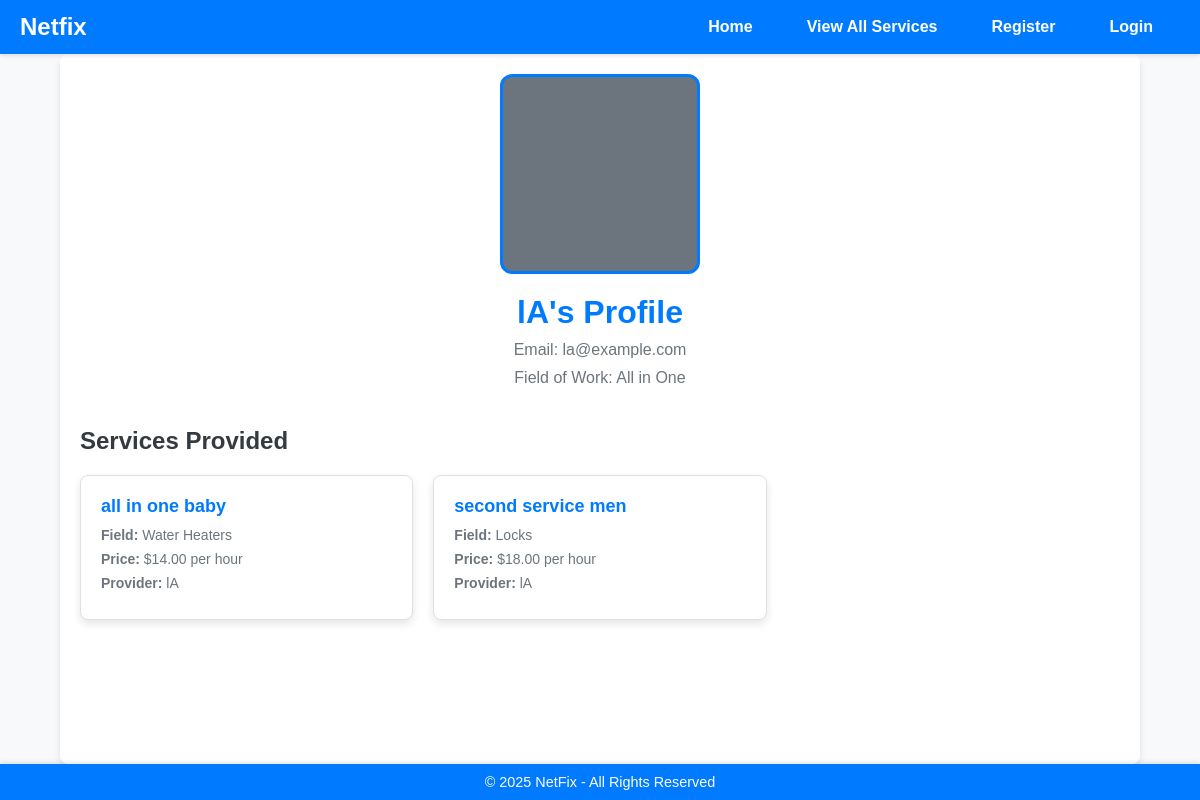
Screenshot of /users/profile/company/lA/ with the database file from the repository.
### users/models.py (models this page shows, shortened)
class User(AbstractUser):
    is_company = models.BooleanField(default=False)
    is_customer = models.BooleanField(default=False)
    email = models.EmailField(unique=True)  # Ensure email is unique and correctly set up

class Company(models.Model):
    FIELD_CHOICES = (
        ('Air Conditioner', 'Air Conditioner'),
        ('All in One', 'All in One'),
        ('Carpentry', 'Carpentry'),
        ('Electricity', 'Electricity'),
        ('Gardening', 'Gardening'),
        ('Home Machines', 'Home Machines'),
        ('Housekeeping', 'Housekeeping'),
        ('Interior Design', 'Interior Design'),
        ('Locks', 'Locks'),
        ('Painting', 'Painting'),
        ('Plumbing', 'Plumbing'),
        ('Water Heaters', 'Water Heaters'),
    )
    user = models.OneToOneField(User, on_delete=models.CASCADE, primary_key=True)
    name = models.CharField(max_length=100, default='unknown')
    field = models.CharField(max_length=70, choices=FIELD_CHOICES, blank=False, null=False)
    rating = models.IntegerField(validators=[MaxValueValidator(5), MinValueValidator(0)], default=0)
    profile_image = models.ImageField(upload_to='company_images/', blank=True, null=True)

### services/models.py (models this page shows, shortened)
class Service(models.Model):
    FIELD_CHOICES = (
        ('Air Conditioner', 'Air Conditioner'),
        ('Carpentry', 'Carpentry'),
        ('Electricity', 'Electricity'),
        ('Gardening', 'Gardening'),
        ('Home Machines', 'Home Machines'),
        ('Housekeeping', 'Housekeeping'),
        ('Interior Design', 'Interior Design'),
        ('Locks', 'Locks'),
        ('Painting', 'Painting'),
        ('Plumbing', 'Plumbing'),
        ('Water Heaters', 'Water Heaters'),
    )
    company = models.ForeignKey(Company, on_delete=models.CASCADE)
    name = models.CharField(max_length=40)
    description = models.TextField()
    price_hour = models.DecimalField(decimal_places=2, max_digits=5, validators=[MinValueValidator(0.00)])
    rating = models.IntegerField(validators=[MinValueValidator(0), MaxValueValidator(5)], default=0)
    field = models.CharField(max_length=30, choices=FIELD_CHOICES)
    date_created = models.DateTimeField(auto_now_add=True)

### users/views.py (the view)
# urls.py: path('profile/company/<str:username>/', v.company_profile, name='company_profile'),
def company_profile(request, username):
    user = get_object_or_404(User, username=username)
    profile = get_object_or_404(Company, user=user)
    services = Service.objects.filter(company=profile)
    is_company_owner = request.user == user  # Compare the logged-in user with the company owner
    return render(request, 'users/company_profile.html', {
        'user': user,
        'profile': profile,
        'services': services,
        'is_company_owner': is_company_owner,  # Pass the comparison result
    })

### users/templates/users/company_profile.html (shortened to what this page needs)
{% extends 'main/base.html' %}
{% load static %}
{% block content %}
    <div class="company-profile-header">
        {% if profile.profile_image %}
            <img src="{{ profile.profile_image.url }}" alt="Company Image" class="company-profile-image">
        {% else %}
            <div class="image-placeholder">
                <p>Upload Image</p>
            </div>
        {% endif %}
        <h1>{{ user.username }}'s Profile</h1>
        <p>Email: {{ user.email }}</p>
        <p>Field of Work: {{ profile.field }}</p>
    </div>
    <div class="services-section">
        <h2 class="section-title">Services Provided</h2>
        <div class="cards-container">
            {% for service in services %}
            <div class="service-card">
                <h3 class="service-name"><a href="{% url 'services:service_detail' service.id %}">{{ service.name }}</a></h3>
                <p class="service-field"><strong>Field:</strong> {{ service.field }}</p>
                <p class="service-price"><strong>Price:</strong> ${{ service.price_hour }} per hour</p>
                <p class="service-provider"><strong>Provider:</strong> {{ service.company.user.username }}</p>
            </div>
            {% endfor %}
        </div>
    </div>
{% endblock %}

### static/home/base.css (style rules this page uses)
* { margin: 0; padding: 0; box-sizing: border-box; }
body { font-family: Arial, sans-serif; display: flex; flex-direction: column; min-height: 100vh; background-color: #f9f9f9; color: #333; }

### users/templates/users/company_profile.html (style rules this page uses)
:root { --primary-color: #007bff; --secondary-color: #6c757d; --background-color: #f8f9fa; --text-color: #343a40; --card-background: #ffffff; --card-border: 1px solid #e0e0e0; --card-shadow: 0 4px 8px rgba(0, 0, 0, 0.1); }
body { margin: 0; font-family: Arial, sans-serif; background-color: var(--background-color); color: var(--text-color); }
.company-profile-header { width: 100%; text-align: center; margin-bottom: 40px; }
.image-placeholder { width: 200px; height: 200px; border-radius: 12px; background-color: var(--secondary-color); border: 3px solid var(--primary-color); display: flex; align-items: center; justify-content: center; margin: 0 auto 20px; }
.image-placeholder p { color: var(--card-background); font-size: 16px; font-weight: bold; text-align: center; margin: 0; }
.company-profile-header h1 { font-size: 32px; font-weight: bold; color: var(--primary-color); margin-bottom: 10px; }
.company-profile-header p { font-size: 16px; color: var(--secondary-color); margin-bottom: 10px; }
.services-section { margin-bottom: 40px; }
.section-title { font-size: 24px; font-weight: bold; color: var(--text-color); margin-bottom: 20px; }
.cards-container { display: grid; grid-template-columns: repeat(auto-fill, minmax(300px, 1fr)); gap: 20px; }
.service-card { background-color: var(--card-background); border: var(--card-border); border-radius: 8px; padding: 20px; box-shadow: var(--card-shadow); transition: transform 0.2s ease, box-shadow 0.2s ease; }
.service-name { font-size: 18px; font-weight: bold; color: var(--primary-color); margin-bottom: 10px; }
.service-name a { color: inherit; text-decoration: none; }
.service-field, .service-price, .service-provider, .service-details { font-size: 14px; color: var(--secondary-color); margin-bottom: 8px; }

### main/templates/main/navbar.html (style rules this page uses)
:root { --navbar-bg: var(--navbar-brand-color); --navbar-text: #343a40; --navbar-hover: #007bff; --navbar-shadow: 0 2px 4px rgba(0, 0, 0, 0.1); --navbar-brand-color: #007bff; --navbar-toggler-color: #007bff; }

### rows the page displays
User: username "lA", email "la@example.com"
Company: field "All in One"
Service: name "all in one baby", field "Water Heaters", price_hour "14.00", company.user.username "lA"
Service: name "second service men", field "Locks", price_hour "18.00", company.user.username "lA"
